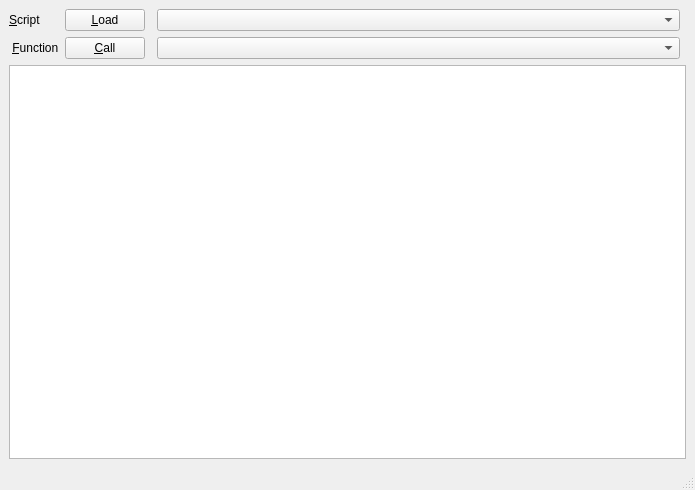
<?xml version="1.0" encoding="UTF-8"?>
<ui version="4.0">
 <class>MainWindow</class>
 <widget class="QMainWindow" name="MainWindow">
  <property name="geometry">
   <rect>
    <x>0</x>
    <y>0</y>
    <width>695</width>
    <height>490</height>
   </rect>
  </property>
  <property name="sizePolicy">
   <sizepolicy hsizetype="Preferred" vsizetype="Preferred">
    <horstretch>0</horstretch>
    <verstretch>0</verstretch>
   </sizepolicy>
  </property>
  <property name="windowTitle">
   <string>Script Engine Test</string>
  </property>
  <property name="autoFillBackground">
   <bool>true</bool>
  </property>
  <widget class="QWidget" name="centralwidget">
   <layout class="QGridLayout" name="gridLayout">
    <item row="0" column="3">
     <widget class="QComboBox" name="comboBoxScripts">
      <property name="sizePolicy">
       <sizepolicy hsizetype="MinimumExpanding" vsizetype="Fixed">
        <horstretch>0</horstretch>
        <verstretch>0</verstretch>
       </sizepolicy>
      </property>
      <property name="toolTip">
       <string>Select the dynamic library to load.</string>
      </property>
     </widget>
    </item>
    <item row="0" column="1">
     <widget class="QPushButton" name="pushButtonLoad">
      <property name="toolTip">
       <string>Find the dynamic libraries which can be loaded.</string>
      </property>
      <property name="toolTipDuration">
       <number>-1</number>
      </property>
      <property name="text">
       <string extracomment="Find libraries that can be loaded.">&amp;Load</string>
      </property>
      <property name="icon">
       <iconset resource="../../../com/misc/resource/resource.qrc">
        <normaloff>:/action/submit</normaloff>:/action/submit</iconset>
      </property>
     </widget>
    </item>
    <item row="2" column="0" colspan="5">
     <widget class="QListView" name="listViewLog">
      <property name="toolTip">
       <string>Clog captured stream.</string>
      </property>
      <property name="editTriggers">
       <set>QAbstractItemView::NoEditTriggers</set>
      </property>
      <property name="alternatingRowColors">
       <bool>true</bool>
      </property>
     </widget>
    </item>
    <item row="1" column="3">
     <widget class="QComboBox" name="comboBoxFunctions">
      <property name="toolTip">
       <string>Selected the function/method to call.</string>
      </property>
      <property name="maxVisibleItems">
       <number>12</number>
      </property>
      <property name="insertPolicy">
       <enum>QComboBox::InsertAtTop</enum>
      </property>
      <property name="sizeAdjustPolicy">
       <enum>QComboBox::AdjustToContents</enum>
      </property>
     </widget>
    </item>
    <item row="1" column="0">
     <widget class="QLabel" name="labelNameClass">
      <property name="sizePolicy">
       <sizepolicy hsizetype="Minimum" vsizetype="Minimum">
        <horstretch>0</horstretch>
        <verstretch>0</verstretch>
       </sizepolicy>
      </property>
      <property name="text">
       <string> &amp;Function</string>
      </property>
      <property name="buddy">
       <cstring>comboBoxFunctions</cstring>
      </property>
     </widget>
    </item>
    <item row="1" column="1">
     <widget class="QPushButton" name="pushButtonCall">
      <property name="toolTip">
       <string>Create the selected class.</string>
      </property>
      <property name="text">
       <string>&amp;Call</string>
      </property>
      <property name="icon">
       <iconset resource="../../../com/misc/resource/resource.qrc">
        <normaloff>:/action/submit</normaloff>:/action/submit</iconset>
      </property>
     </widget>
    </item>
    <item row="0" column="0">
     <widget class="QLabel" name="labelNameLibrary">
      <property name="sizePolicy">
       <sizepolicy hsizetype="Minimum" vsizetype="Minimum">
        <horstretch>0</horstretch>
        <verstretch>0</verstretch>
       </sizepolicy>
      </property>
      <property name="text">
       <string>&amp;Script</string>
      </property>
      <property name="buddy">
       <cstring>comboBoxScripts</cstring>
      </property>
     </widget>
    </item>
   </layout>
  </widget>
  <widget class="QStatusBar" name="statusbar"/>
 </widget>
 <tabstops>
  <tabstop>pushButtonLoad</tabstop>
  <tabstop>comboBoxScripts</tabstop>
  <tabstop>pushButtonCall</tabstop>
  <tabstop>comboBoxFunctions</tabstop>
  <tabstop>listViewLog</tabstop>
 </tabstops>
 <resources>
  <include location="../../../com/misc/resource/resource.qrc"/>
 </resources>
 <connections/>
</ui>
